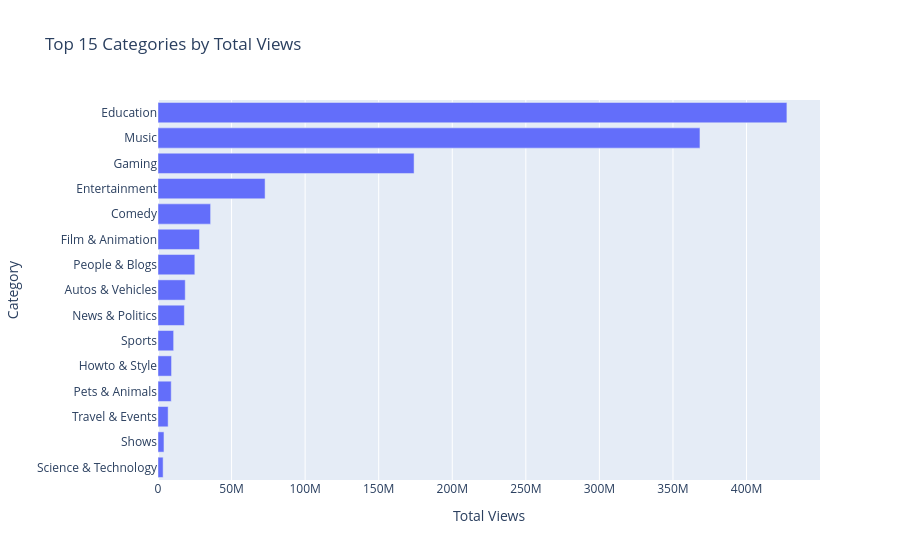

Write notebook code for a chart like this one.
### Code cell
import plotly.express as px

fig = px.bar(
    category_views.reset_index().head(15),
    x='views',
    y='category',
    orientation='h',
    title='Top 15 Categories by Total Views',
    labels={'views':'Total Views','category':'Category'}
)
fig.update_layout(yaxis={'categoryorder':'total ascending'})
fig.show()

### Figure 1 — Plotly figure (JSON) as saved in the notebook; plotly's stock layout.template omitted (floating-point values rounded to 4 significant figures)
{"data": [{"hovertemplate": "Total Views=%{x}<br>Category=%{y}<extra></extra>", "legendgroup": "", "marker": {"color": "#636efa", "pattern": {"shape": ""}}, "name": "", "orientation": "h", "showlegend": false, "textposition": "auto", "x": [427442030, 368354061, 174058952, 72786444, 35755138, 28206432, 25035025, 18512822, 17918641, 10631744, 9203492, 8994632, 6882265, 4058481, 3479648], "xaxis": "x", "y": ["Education", "Music", "Gaming", "Entertainment", "Comedy", "Film & Animation", "People & Blogs", "Autos & Vehicles", "News & Politics", "Sports", "Howto & Style", "Pets & Animals", "Travel & Events", "Shows", "Science & Technology"], "yaxis": "y", "type": "bar"}], "layout": {"xaxis": {"anchor": "y", "domain": [0.0, 1.0], "title": {"text": "Total Views"}}, "yaxis": {"anchor": "x", "domain": [0.0, 1.0], "title": {"text": "Category"}, "categoryorder": "total ascending"}, "legend": {"tracegroupgap": 0}, "title": {"text": "Top 15 Categories by Total Views"}, "barmode": "relative"}}
